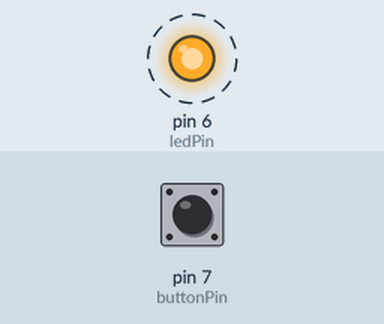
Bench run of a sketch on a simulated Arduino Uno, built with avr-gcc and run on an emulated ATmega328P. Parts: output pins drawn as LEDs (lit = HIGH). Dashed ring = blinking. Inputs (shaded band) come from the test bench; at power-on: pin 7 (buttonPin) LOW.

Above: at 0.5 s.
Timing chart, 0 to 4.6 s (numbered marks = the images above):
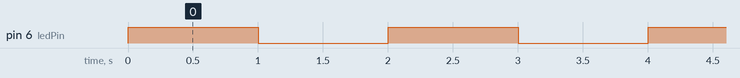

The sketch:

Counting_Button_Presses_while_LED_Lights_up.ino
```cpp
int ledPin = 6;
const int buttonPin = 7;

int count = 0;
int buttonState = 0;

void setup() {
Serial.begin(9600);
pinMode(ledPin, OUTPUT);
pinMode(buttonPin, INPUT);

}

void loop() {
buttonState = digitalRead(buttonPin);

digitalWrite(ledPin , HIGH);
delay(1000);
digitalWrite(ledPin , LOW);
delay(1000);

if (digitalRead(ledPin == HIGH)) {
  if (digitalRead(buttonState == HIGH)) {
    count++;
    delay(300);
  } else { count=count; }
}
}
```

Measured:
- by itself, pin 6 (ledPin): alternates HIGH for 1.0 s and LOW for 1.0 s
